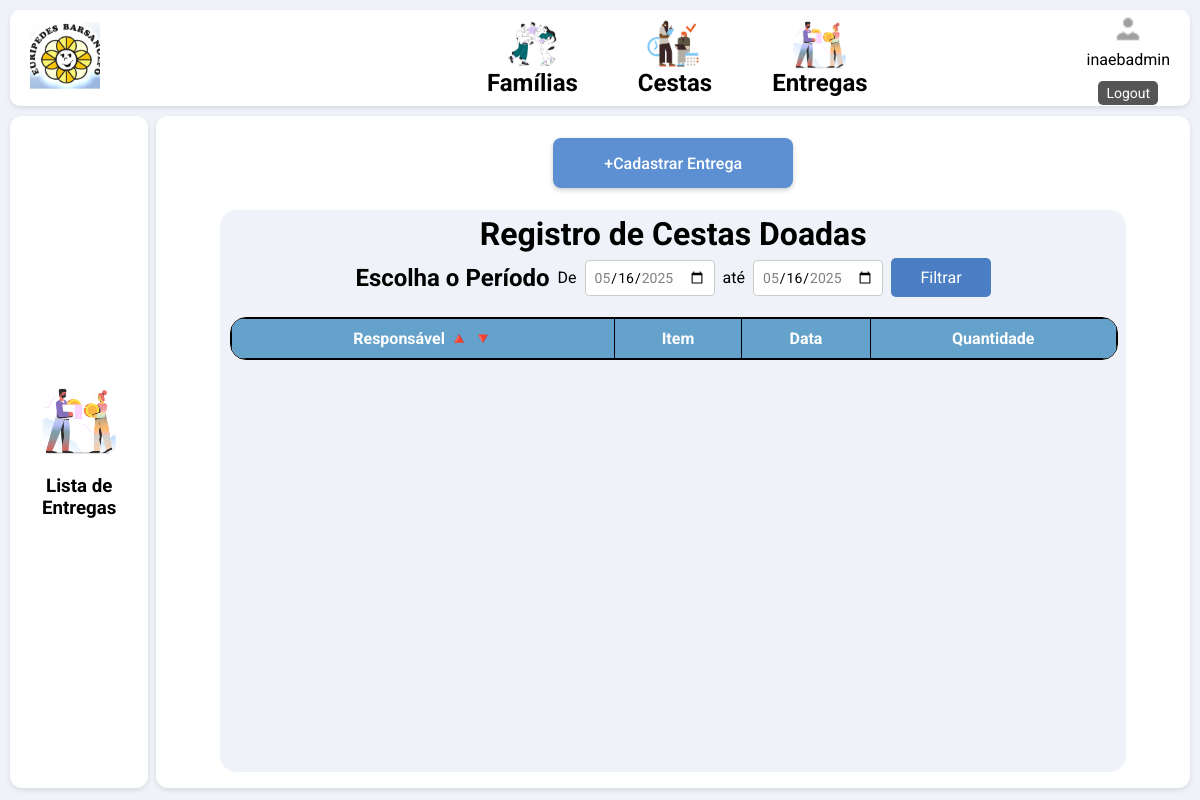
The app's page /cadastro/lista_entregas/ (signed in), older data.
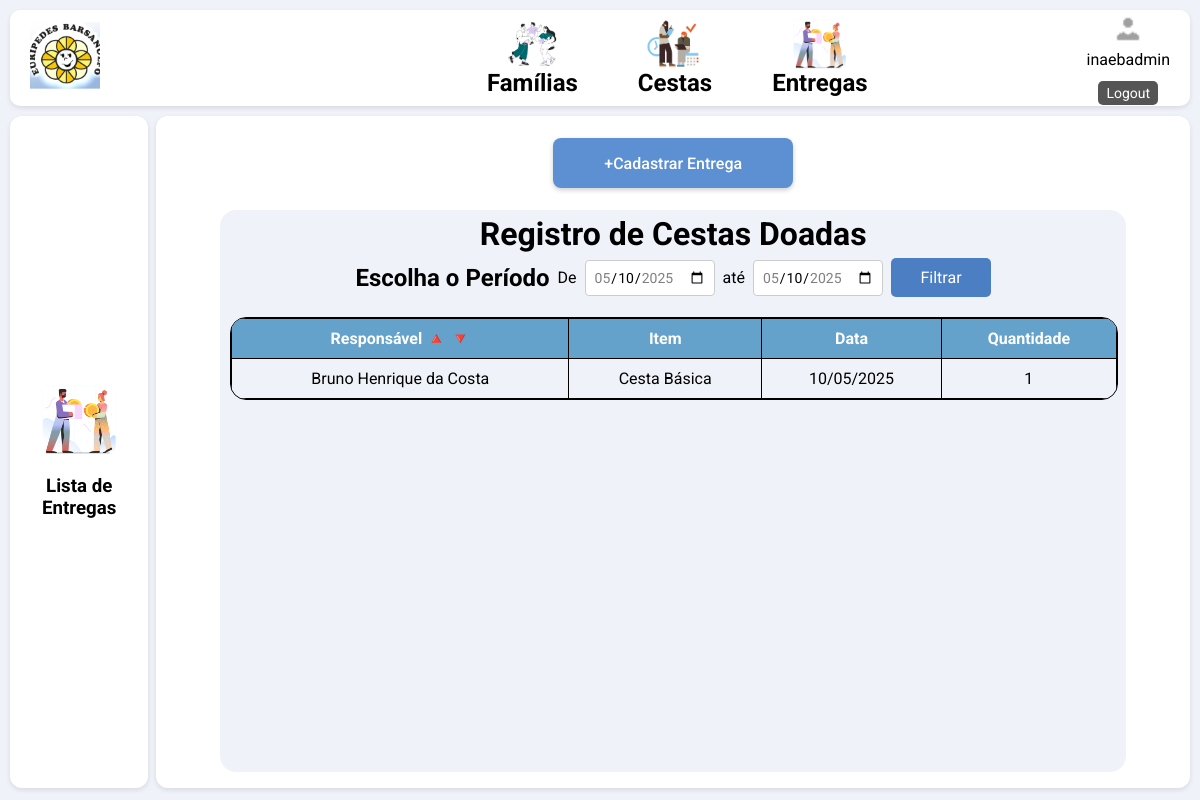
The same page, newer data.
### website/models.py (models this page shows, shortened)
class Entrega(models.Model):
    produto = models.ForeignKey(Produto, on_delete=models.CASCADE)
    familia = models.ForeignKey(Familia, on_delete=models.CASCADE)
    data_doacao = models.DateTimeField()
    quantidade = models.IntegerField()

class Familia(models.Model):
    STATUS_ATENDIMENTO_CHOICES = [
        ("Ativa", "Ativa"),
        ("Suspensa", "Suspensa"),
        ("Aguardando Vaga", "Aguardando Vaga"),
    ]
    status_atendimento = models.CharField(max_length=20, choices=STATUS_ATENDIMENTO_CHOICES, default="Aguardando Vaga")
    inicio_atendimento = models.DateField(null=True, blank=True)
    termino_atendimento = models.DateField(null=True, blank=True)
    qtd_membros = models.IntegerField(null=True, blank=True, default=0)
    data_entrevista = models.DateField(null=True, blank=True)
    nome = models.CharField(max_length=50)
    rg = models.CharField(max_length=12)
    cpf = models.CharField(max_length=14)
    data_nascimento = models.DateField()
    receita_apro = models.CharField(max_length=50, null=True, blank=True)
    despesa_apro = models.CharField(max_length=50, null=True, blank=True)
    obs_responsavel = models.CharField(max_length=50, null=True, blank=True)
    endereco = models.CharField(max_length=50)
    bairro = models.CharField(max_length=50)
    cidade = models.CharField(max_length=50)
    cep = models.CharField(max_length=9)
    ponto_referencia = models.CharField(max_length=50, null=True, blank=True)
    complemento = models.CharField(max_length=50, null=True, blank=True)
    data_visita = models.DateField(null=True, blank=True)
    LIXO_CHOICES = [
        ("Queima", "Queima"),
        ("Enterra", "Enterra"),
        ("Coleta", "Coleta"),
    ]
    lixo = models.CharField(max_length=50, choices=LIXO_CHOICES, null=True, blank=True)
    LIMPEZA_CASA_CHOICES = [
        ("Varre", "Varre"),
        ("Lava", "Lava"),
        ("Ambos", "Ambos"),
    ]
    limpeza_casa = models.CharField(max_length=50, choices=LIMPEZA_CASA_CHOICES, null=True, blank=True)
    obs_limpeza = models.CharField(max_length=2000, null=True, blank=True)
    AGUA_CHOICES = [
        ("Encanada", "Encanada"),
        ("Poço", "Poço"),
        ("Cisterna", "Cisterna"),
    ]
    agua = models.CharField(max_length=50, null=True, blank=True, choices=AGUA_CHOICES)
    ESGOTO_CHOICES = [
        ("Rede", "Rede"),
        ("Fossa", "Fossa"),
        ("Céu Aberto", "Céu Aberto"),
    ]
    esgoto = models.CharField(max_length=50, null=True, blank=True, choices=ESGOTO_CHOICES)
    obs_saneamento = models.CharField(max_length=2000, null=True, blank=True)
    TIPO_MORADIA_CHOICES = [
        ("Própria", "Própria"),
        ("Alugada", "Alugada"),
        ("Cedida", "Cedida"),
    ]
    tipo_moradia= models.CharField(max_length=20, null=True, blank=True, choices=TIPO_MORADIA_CHOICES)
    num_comodo = models.IntegerField(null=True, blank=True)
    num_moradores = models.IntegerField(null=True, blank=True)
    BANHEIRO_CHOICES = [
        ("Banheiro Externo", "Banheiro Externo"),
        ("Banheiro Interno", "Banheiro Interno"),
    ]
    banheiro = models.CharField(max_length=20, null=True, blank=True, choices=BANHEIRO_CHOICES)
    CONSTRUCAO_CHOICES = [
        ("Alvenaria", "Alvenaria"),
        ("Taipa", "Taipa"),
        ("Madeira", "Madeira"),
    ]
    construcao = models.CharField(max_length=50, null=True, blank=True, choices=CONSTRUCAO_CHOICES)
    televisor = models.BooleanField(null=True, blank=True)
    geladeira = models.BooleanField(null=True, blank=True)
    celular_smartphone_tablet = models.BooleanField(null=True, blank=True)
    aparelho_som = models.BooleanField(null=True, blank=True)
    maquina_lavar = models.BooleanField(null=True, blank=True)
    carro_moto = models.BooleanField(null=True, blank=True)
    dvd = models.BooleanField(null=True, blank=True)
    computador_notebook = models.BooleanField(null=True, blank=True)
    telefone_internet = models.BooleanField(null=True, blank=True)
    obs_gerais = models.TextField(max_length=2000, null=True, blank=True)
    def __str__(self):
        return self.nome or f"Família {self.pk}"

class Produto(models.Model):
    produto = models.CharField(max_length=50)
    qtd_estoque = models.IntegerField()
    def __str__(self):
        return self.produto

### website/views.py (the view)
# urls.py: path("cadastro/lista_entregas/", lista_entregas, name="lista_entregas"),
@login_required(login_url='/login/')
def lista_entregas(request):
    aggs = Entrega.objects.aggregate(
        earliest=Min('data_doacao'),
        latest=Max('data_doacao'),
    )
    raw_min = aggs['earliest']
    raw_max = aggs['latest']
    if raw_min:
        min_date = raw_min.date() if hasattr(raw_min, 'date') else raw_min
    else:
        min_date = date.today()
    if raw_max:
        max_date = raw_max.date() if hasattr(raw_max, 'date') else raw_max
    else:
        max_date = date.today()
    min_date_str = min_date.isoformat()
    max_date_str = max_date.isoformat()
    start_str = request.GET.get('start_date', min_date_str)
    end_str = request.GET.get('end_date', max_date_str)
    try:
        start_date = datetime.fromisoformat(start_str).date()
    except ValueError:
        start_date = min_date
    try:
        end_date = datetime.fromisoformat(end_str).date()
    except ValueError:
        end_date = max_date
    entregas = Entrega.objects.filter(
        data_doacao__date__range=[start_date, end_date]
    )
    order_field = request.GET.get('order_by', '-data_doacao')
    descending  = order_field.startswith('-')
    field_name  = order_field.lstrip('-')
    if field_name == 'familia':
        entregas = entregas.annotate(familia_nome_lower=Lower('familia__nome'))
        entregas = entregas.order_by(
            '-familia_nome_lower' if descending else 'familia_nome_lower'
        )
    else:
        entregas = entregas.order_by(order_field)
    context = {
        'dados_entregas': entregas,
        'min_date':       min_date_str,
        'max_date':       max_date_str,
        'start_date':     start_str,
        'end_date':       end_str,
    }
    return render(request, 'lista_entregas.html', context)

### website/templates/lista_entregas.html (shortened to what this page needs)
{% load static %}
<!DOCTYPE html>
<html lang="en">
<head>
    <link rel="stylesheet" href="{% static 'css/daniel.css' %}" typer="css">
</head>
<body>
{% include 'includes/nav.html' %}
<div class="main-container">
    <div class="left-column">
        <div class="left-column-content">
        <img src="{% static 'img/doacao.png' %}" alt="Example" />
        <h3>Lista de Entregas</h3>
        </div>
    </div>
    <div class="right-column">
        <div class="right-column-content">
            <div class="right-column-buttons-3">
                <a href="{% url 'cadastro_entregas' %}">
                <div class="button-register-1">
                    +Cadastrar Entrega
                </div>
                </a>
            </div>
            <div class="right-column-list-3">
                <h1>Registro de Cestas Doadas</h1>
                <div class="date-filter">
                <form method="get" class="date-filter__form">
                    <h2>Escolha o Período</h2>
                    De
                    <label><input type="date" name="start_date" min="{{ min_date }}" max="{{ max_date }}" value="{{ start_date }}"></label>
                    até
                    <label><input type="date" name="end_date" min="{{ min_date }}" max="{{ max_date }}" value="{{ end_date }}"></label>
                    <button type="submit">Filtrar</button>
                </form>
                </div>
                <div class="table-container medium">
                    <table>
                        <thead>
                            <tr>
                                <th> Responsável <a href="?order_by=familia">🔺</a> <a href="?order_by=-familia">🔻</a></th>
                                <th> Item </th>
                                <th> Data </th>
                                <th> Quantidade </th>
                            </tr>
                        </thead>
                        <tbody>
                            {% for entrega in dados_entregas %}
                            <tr>
                                <td>{{entrega.familia}}</td>
                                <td>{{entrega.produto}}</td>
                                <td>{{entrega.data_doacao|date:"d/m/Y"}}</td>
                                <td>{{entrega.quantidade}}</td>
                            </tr>
                            {% endfor %}
                        </tbody>
                    </table>
                </div>
            </div>
        </div>
    </div>
</div>
</body>
</html>

Row changes from the older to the newer data that the page shows:
added Entrega: familia "Bruno Henrique da Costa", produto "Cesta Básica", data_doacao "10/05/2025", quantidade "1"
Text that changed along with them:
form field start_date: "05/16/2025" → "05/10/2025"
form field end_date: "05/16/2025" → "05/10/2025"
